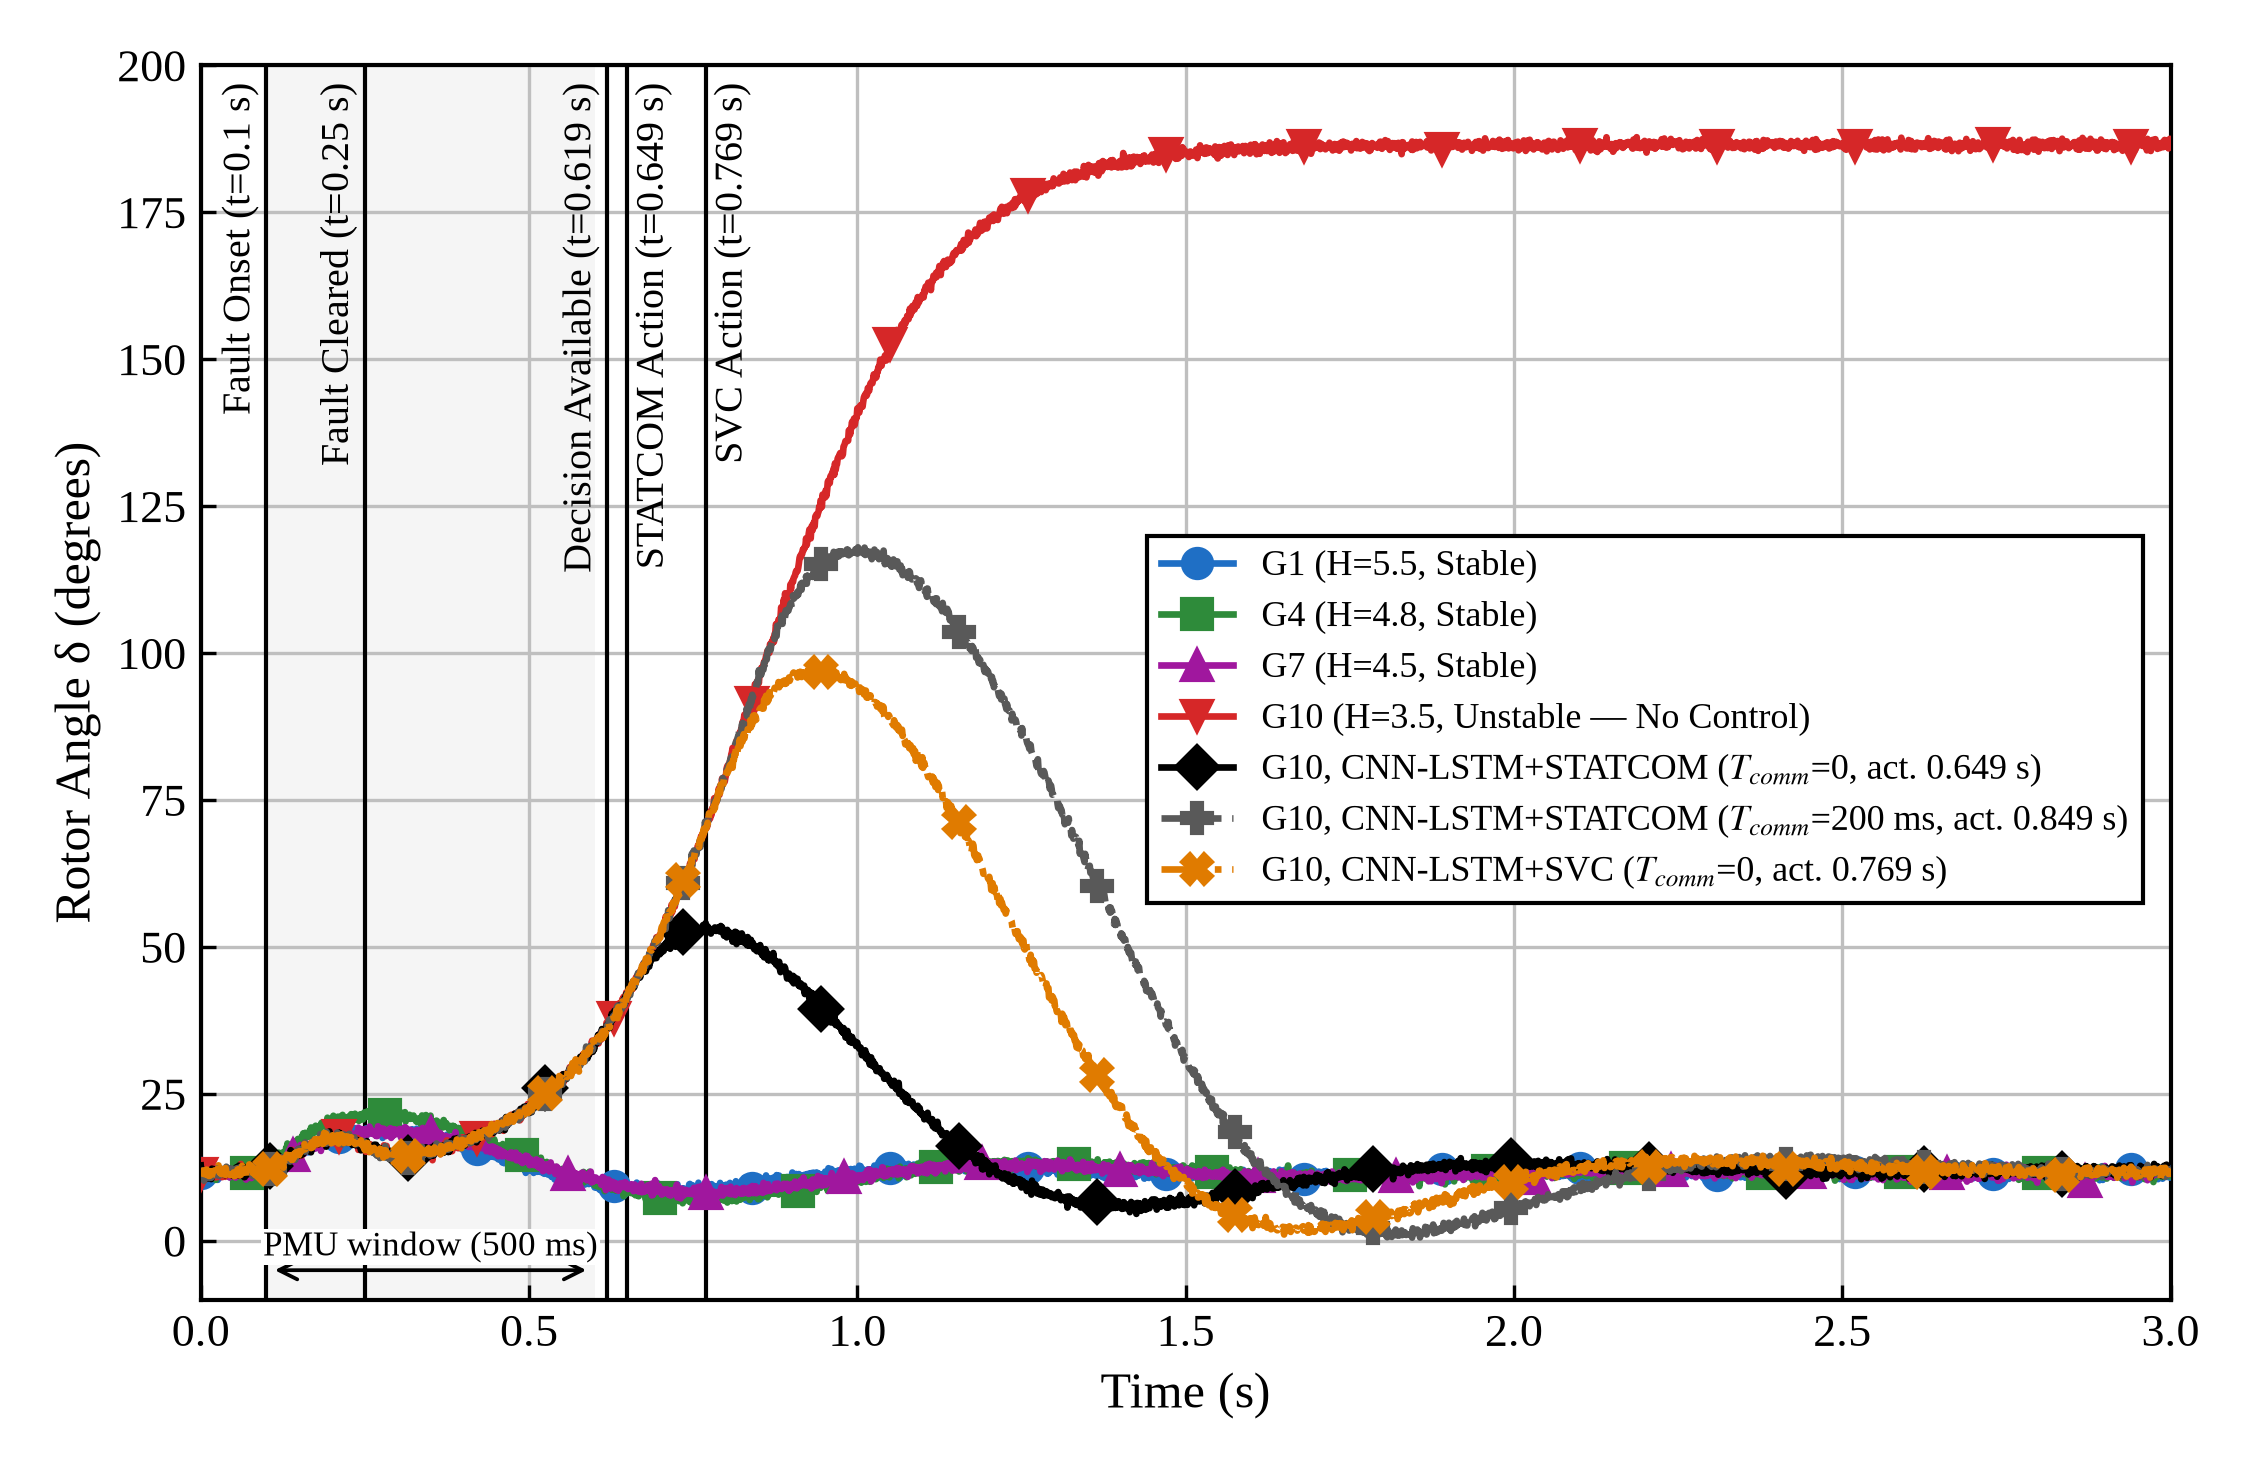

The script that saved this image:
"""Rotor-angle response of G10 with the CNN-LSTM + STATCOM/SVC control chain
re-timed to the measured latency budget.

Latency budget (fault onset at t = 0.1 s):
    PMU observation window        500 ms
    Preprocessing                 1.9 ms
    CNN-LSTM inference (CPU)      17.3 ms
    Decision available            519.2 ms after onset
    STATCOM response              < 30 ms   -> action at ~549 ms + T_comm
    SVC response                  ~150 ms   -> action at ~669 ms + T_comm
Before the corrective action the controlled G10 trajectory is identical to the
uncontrolled one; afterwards a swing-equation model with the compensator
output ramping in over its response time is integrated.
"""
import numpy as np
import matplotlib.pyplot as plt
from scipy.integrate import solve_ivp

# ---------------------------------------------------------------- timing
T_FAULT = 0.10
T_CLEAR = 0.25
T_WIN, T_PRE, T_INF = 0.500, 0.0019, 0.0173
T_DEC = T_FAULT + T_WIN + T_PRE + T_INF            # 0.6192 s
TAU_STATCOM, TAU_SVC = 0.030, 0.150
T_STATCOM = T_DEC + TAU_STATCOM                    # ~0.649 s (+T_comm)
T_SVC = T_DEC + TAU_SVC                            # ~0.769 s (+T_comm)

DT = 1e-3
t = np.arange(0.0, 3.0 + DT, DT)
rng = np.random.default_rng(7)
D0 = 11.5                                          # pre-fault angle (deg)


def noise(scale=0.45):
    return rng.normal(0.0, scale, t.size)


# ------------------------------------------------- stable generators G1/G4/G7
def stable_gen(amp, f, zeta, phase_lag):
    y = np.full_like(t, D0)
    m = t >= T_FAULT
    tt = t[m] - T_FAULT
    wn = 2 * np.pi * f
    y[m] += amp * np.exp(-zeta * wn * tt) * np.sin(wn * tt + phase_lag) \
        - amp * np.sin(phase_lag) * np.exp(-tt / 0.05)
    return y


g1 = stable_gen(11.0, 1.15, 0.30, 0.0)
g4 = stable_gen(14.0, 1.00, 0.28, 0.25)
g7 = stable_gen(10.0, 1.05, 0.25, 0.10)


# ------------------------------------------------ G10 uncontrolled (unstable)
def g10_uncontrolled(tt):
    sig = 1.0 / (1.0 + np.exp(-(tt - 0.86) / 0.135))
    sig0 = 1.0 / (1.0 + np.exp(-(0.0 - 0.86) / 0.135))
    bump = 5.0 * np.exp(-((tt - 0.2) / 0.07) ** 2)
    return D0 + 175.0 * (sig - sig0) / (1 - sig0) + bump


def g10_uncontrolled_rate(tt, h=1e-4):
    return (g10_uncontrolled(tt + h) - g10_uncontrolled(tt - h)) / (2 * h)


g10_nc = g10_uncontrolled(t)

# --------------------------------------- G10 with corrective action (swing eq)
# Normalised SMIB: delta'' = Pm - Pmax(t) sin(delta) - D(t) delta'   [rad, s]
WN, ZETA = 6.0, 0.50
DEQ = np.deg2rad(12.0)
PMAX_C = WN ** 2 / np.cos(DEQ)          # compensated post-fault capability
PM = PMAX_C * np.sin(DEQ)
PMAX_U = 0.80 * PM                      # uncompensated: no equilibrium
D_C, D_U = 2 * ZETA * WN, 0.3


def g10_controlled(t_act, tau):
    """Trajectory of G10 when the compensator acts at t_act with lag tau."""
    y = g10_nc.copy()
    m = t >= t_act
    x0 = [np.deg2rad(g10_uncontrolled(t_act)),
          np.deg2rad(g10_uncontrolled_rate(t_act))]

    def rhs(tt, x):
        k = 1.0 - np.exp(-(tt - t_act) / (tau / 3.0))   # ~95 % in tau
        pmax = PMAX_U + (PMAX_C - PMAX_U) * k
        d = D_U + (D_C - D_U) * k
        return [x[1], PM - pmax * np.sin(x[0]) - d * x[1]]

    sol = solve_ivp(rhs, (t_act, t[-1]), x0, t_eval=t[m], max_step=1e-3,
                    rtol=1e-8, atol=1e-10)
    y[m] = np.rad2deg(sol.y[0])
    return y


def is_stable(traj):
    return traj.max() < 180.0


def plot(out="rotor_angle_timing"):
    plt.rcParams.update({
        "font.family": "serif",
        "font.serif": ["Times New Roman", "Liberation Serif", "DejaVu Serif"],
        "mathtext.fontset": "stix", "font.size": 11,
        "axes.linewidth": 1.0, "xtick.direction": "in", "ytick.direction": "in",
    })
    tc_late = 0.200
    g10_st0 = g10_controlled(T_STATCOM, TAU_STATCOM)
    g10_sv0 = g10_controlled(T_SVC, TAU_SVC)
    g10_st2 = g10_controlled(T_STATCOM + tc_late, TAU_STATCOM)

    fig, ax = plt.subplots(figsize=(7.5, 4.9), dpi=100)
    ax.axvspan(T_FAULT, T_FAULT + T_WIN, color="0.5", alpha=0.08, lw=0)

    me = 210
    series = [
        (g1, "#1f6fc5", "o", "-", 0, "G1 (H=5.5, Stable)"),
        (g4, "#2e8b3a", "s", "-", 70, "G4 (H=4.8, Stable)"),
        (g7, "#a0179e", "^", "-", 140, "G7 (H=4.5, Stable)"),
        (g10_nc, "#d62728", "v", "-", 0, "G10 (H=3.5, Unstable \u2014 No Control)"),
        (g10_st0, "black", "D", "-", 105,
         "G10, CNN-LSTM+STATCOM ($T_{comm}$=0, act. 0.649 s)"),
        (g10_st2, "0.35", "P", "--", 105,
         f"G10, CNN-LSTM+STATCOM ($T_{{comm}}$={tc_late*1e3:.0f} ms, act. "
         f"{T_STATCOM + tc_late:.3f} s)"),
        (g10_sv0, "#e07b00", "X", "-.", 105,
         "G10, CNN-LSTM+SVC ($T_{comm}$=0, act. 0.769 s)"),
    ]
    for y, c, mk, ls, off, lab in series:
        ax.plot(t, y + noise(), color=c, ls=ls, lw=1.6, marker=mk, ms=7,
                markevery=(off, me), label=lab, zorder=3)

    def vline(x, text, side="left"):
        ax.axvline(x, color="black", lw=1.0, zorder=2)
        dx = -0.012 if side == "left" else 0.012
        ax.text(x + dx, 197, text, rotation=90, va="top",
                ha="right" if side == "left" else "left", fontsize=9.5)

    vline(T_FAULT, f"Fault Onset (t={T_FAULT:g} s)")
    vline(T_CLEAR, f"Fault Cleared (t={T_CLEAR:g} s)")
    vline(T_DEC, f"Decision Available (t={T_DEC:.3f} s)")
    vline(T_STATCOM, f"STATCOM Action (t={T_STATCOM:.3f} s)", side="right")
    vline(T_SVC, f"SVC Action (t={T_SVC:.3f} s)", side="right")
    ax.annotate("", xy=(T_FAULT, -5), xytext=(T_FAULT + T_WIN, -5),
                arrowprops=dict(arrowstyle="<->", lw=0.9))
    ax.text(T_FAULT + T_WIN / 2, -3.8, "PMU window (500 ms)", ha="center",
            va="bottom", fontsize=8.5,
            bbox=dict(fc="white", ec="none", pad=0.5))

    ax.set_xlim(0, 3.0)
    ax.set_ylim(-10, 200)
    ax.set_xlabel("Time (s)", fontsize=12)
    ax.set_ylabel("Rotor Angle \u03b4 (degrees)", fontsize=12)
    ax.grid(True, color="0.75", lw=0.8)
    ax.legend(loc="center right", bbox_to_anchor=(0.995, 0.47), fontsize=8.6,
              frameon=True, edgecolor="black", fancybox=False, framealpha=1)
    fig.tight_layout()
    fig.savefig(out + ".png", dpi=300)
    fig.savefig(out + ".pdf")
    return fig


if __name__ == "__main__":
    for tc in np.arange(0.0, 0.51, 0.05):
        s = g10_controlled(T_STATCOM + tc, TAU_STATCOM)
        v = g10_controlled(T_SVC + tc, TAU_SVC)
        print(f"T_comm={tc*1e3:4.0f} ms  STATCOM peak={s.max():7.1f} "
              f"({'stable' if is_stable(s) else 'UNSTABLE'})  SVC peak="
              f"{v.max():7.1f} ({'stable' if is_stable(v) else 'UNSTABLE'})")
    plot()
